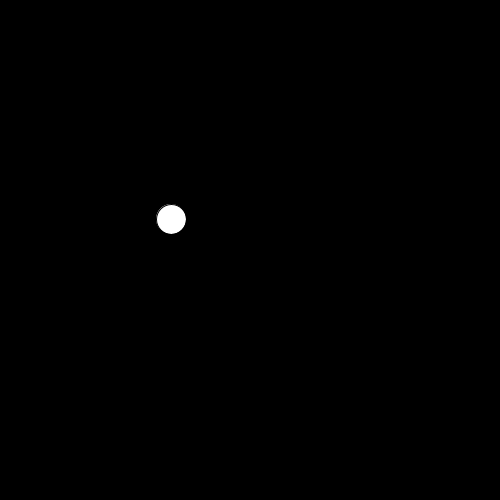
Frame 1 (no input)
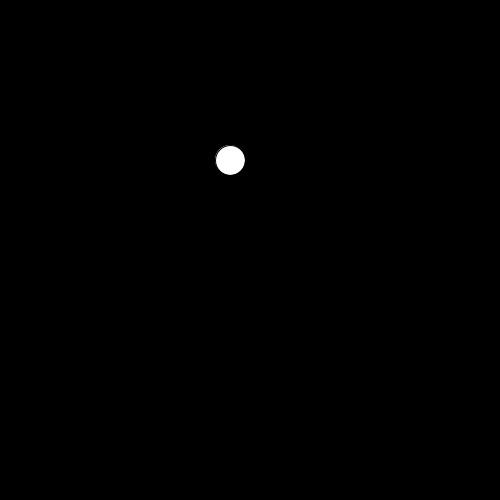
Frame 60 (the mouse pressed at the canvas centre just before this capture)
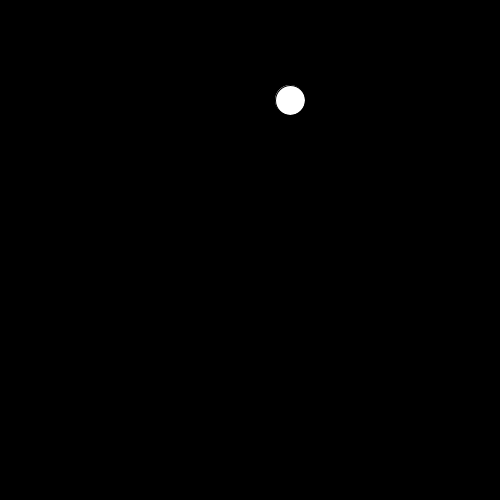
Frame 120 (the mouse held since frame 60 and released just before this capture)

The Processing sketch that drew these frames (run headless with seeded random() and noise(); from frame 60 on, the mouse is pressed at the canvas centre):

// Processing sketch: processing_82397
// ── processing_82397.pde

Ball henry;
void setup()
{
  size(500,500);
  henry = new Ball();
}
void draw()
{
  background(0);
  henry.move();
  henry.bounce();
  henry.show();
}
class Ball
{
  int x,y;
  boolean up,right;
  Ball()
  {
    x = 170;
    y = 220;
    up = true;
    right = true;
  }
  void move()
  {
    if(up == true)
    {
       y--;
    }
    else
    {
      y++;
    }
    if( right == true)
    {
      x++;
    }
    else
    {
      x--;
    }
  }
  void bounce()
  {
    if(x <= 0) 
    {
      right = true;
    }
    if( x >= 500)
    {
      right = false;
    }
    if(y <= 0) 
    {
      up = false;
    }
    if( y >= 500)
    {
      up = true;
    }
  }
  void show()
  {
    ellipse(x,y,30,30);
  }
}
